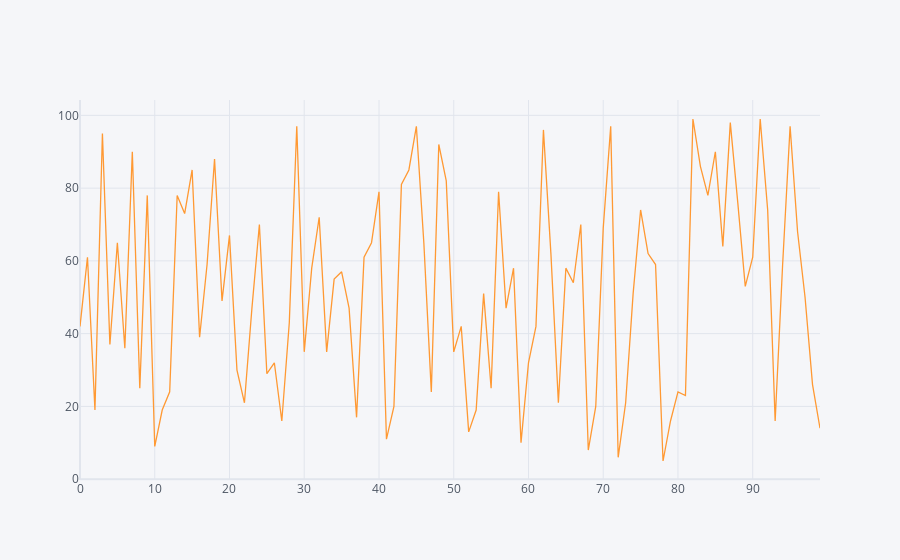

This figure's notebook cell:
### Code cell
df2.iplot()

### Figure 1 — Plotly figure (JSON) as saved in the notebook; plotly's stock layout.template omitted (floating-point values rounded to 4 significant figures)
{"data": [{"line": {"color": "rgba(255, 153, 51, 1.0)", "dash": "solid", "shape": "linear", "width": 1.3}, "mode": "lines", "name": "A", "text": "", "type": "scatter", "x": [0, 1, 2, 3, 4, 5, 6, 7, 8, 9, 10, 11, 12, 13, 14, 15, 16, 17, 18, 19, 20, 21, 22, 23, 24, 25, 26, 27, 28, 29, 30, 31, 32, 33, 34, 35, 36, 37, 38, 39, 40, 41, 42, 43, 44, 45, 46, 47, 48, 49, 50, 51, 52, 53, 54, 55, 56, 57, 58, 59, 60, 61, 62, 63, 64, 65, 66, 67, 68, 69, 70, 71, 72, 73, 74, 75, 76, 77, 78, 79, 80, 81, 82, 83, 84, 85, 86, 87, 88, 89, 90, 91, 92, 93, 94, 95, 96, 97, 98, 99], "y": [42, 61, 19, 95, 37, 65, 36, 90, 25, 78, 9, 19, 24, 78, 73, 85, 39, 59, 88, 49, 67, 30, 21, 47, 70, 29, 32, 16, 43, 97, 35, 58, 72, 35, 55, 57, 47, 17, 61, 65, 79, 11, 20, 81, 85, 97, 65, 24, 92, 82, 35, 42, 13, 19, 51, 25, 79, 47, 58, 10, 32, 42, 96, 62, 21, 58, 54, 70, 8, 20, 69, 97, 6, 21, 51, 74, 62, 59, 5, 16, 24, 23, 99, 86, 78, 90, 64, 98, 76, 53, 61, 99, 74, 16, 59, 97, 68, 50, 26, 14]}], "layout": {"legend": {"bgcolor": "#F5F6F9", "font": {"color": "#4D5663"}}, "paper_bgcolor": "#F5F6F9", "plot_bgcolor": "#F5F6F9", "title": {"font": {"color": "#4D5663"}}, "xaxis": {"gridcolor": "#E1E5ED", "showgrid": true, "tickfont": {"color": "#4D5663"}, "title": {"font": {"color": "#4D5663"}, "text": ""}, "zerolinecolor": "#E1E5ED"}, "yaxis": {"gridcolor": "#E1E5ED", "showgrid": true, "tickfont": {"color": "#4D5663"}, "title": {"font": {"color": "#4D5663"}, "text": ""}, "zerolinecolor": "#E1E5ED"}}}
